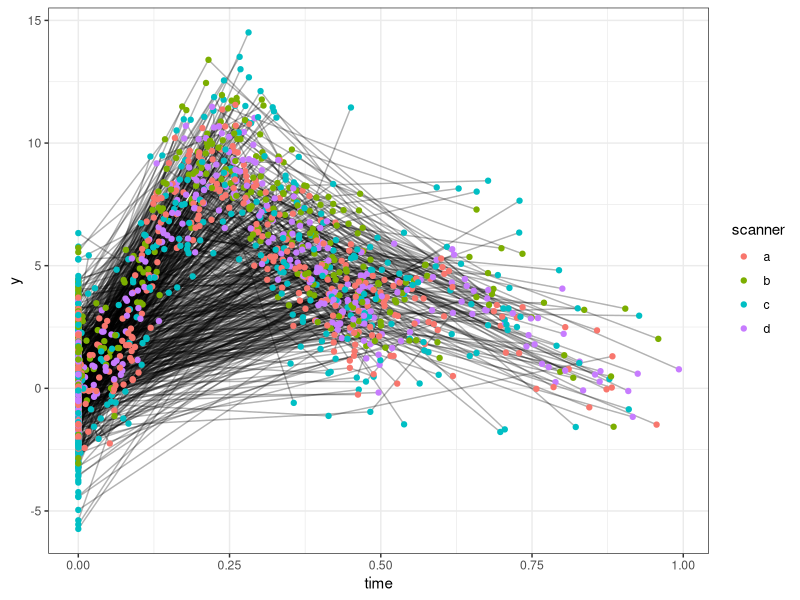
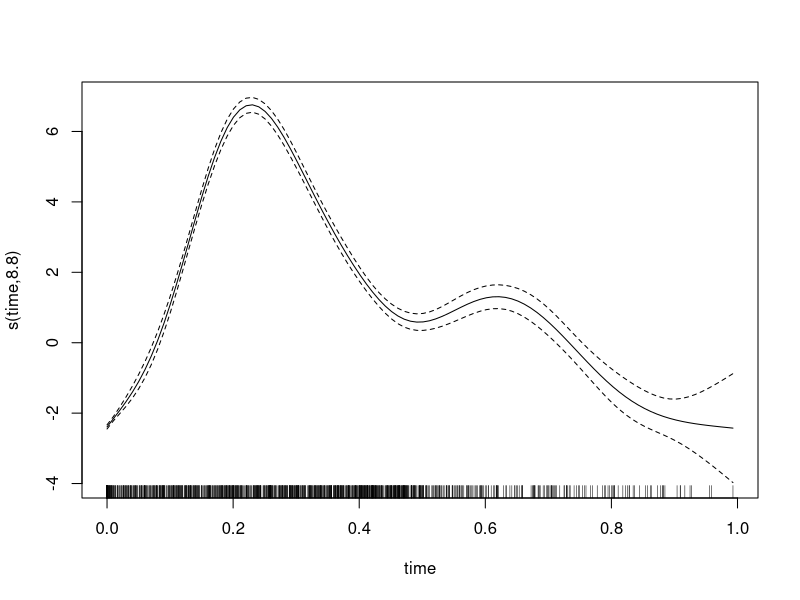
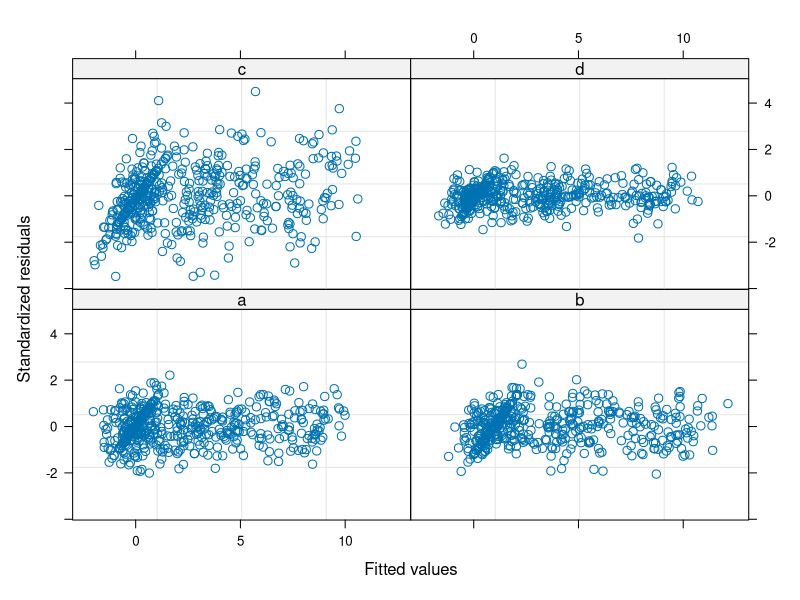
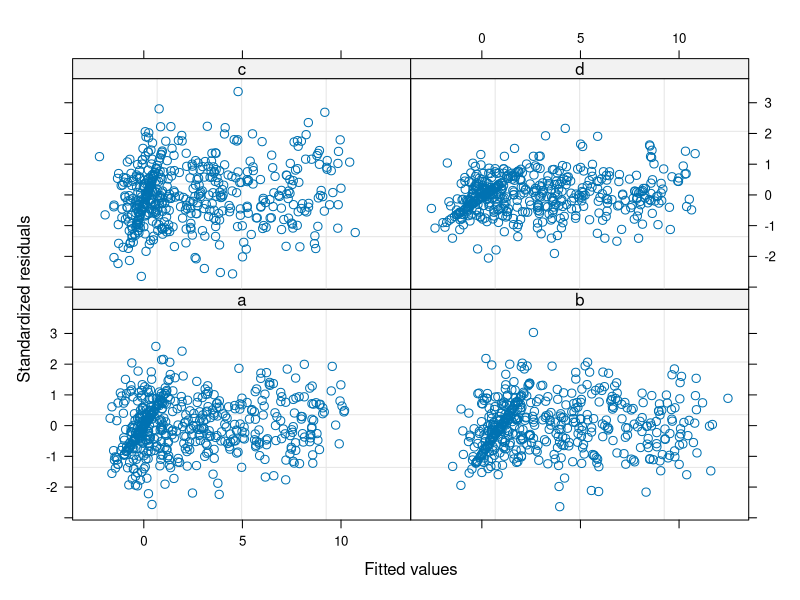

The R source for these figures, in order:
## ---- chunk 1
library(tidyverse)
theme_set(theme_bw())
library(mgcv)
## ---- chunk 2
scanners <- letters[1:4]
scanner_bias <- c(0, 1, .4, .2)
scanner_noise <- c(1, 1, 2, .5)
names(scanner_bias) <- names(scanner_noise) <- scanners
n <- 1000

set.seed(9988)
dat <- tibble(
  id = seq_len(n), 
  time = 0,
  random_intercept = rnorm(n)
  ) %>% 
  mutate(num_observations = sample(1:3, size = nrow(.), replace = TRUE)) %>% 
  uncount(num_observations) %>% 
  group_by(id) %>% 
  mutate(timepoint = row_number()) %>% 
  ungroup() %>% 
  mutate(
    time = if_else(timepoint == 1, time, runif(nrow(.), max = .5)),
    scanner = factor(sample(scanners, size = nrow(.), replace = TRUE))
    ) %>% 
  group_by(id) %>% 
  mutate(time = cumsum(time)) %>% 
  ungroup() %>% 
  mutate(
    noise = rnorm(nrow(.), sd = scanner_noise[scanner]),
    bias = scanner_bias[scanner],
    y = 0.2 * time^11 * (10 * (1 - time))^6 + 10 * 
      (10 * time)^3 * (1 - time)^10 + bias + noise + random_intercept
  ) %>% 
  select(-noise, -bias, -timepoint)

## ---- chunk 3
ggplot(dat, aes(x = time, y = y, group = id)) + 
  geom_line(alpha = .3) + 
  geom_point(aes(color = scanner))
## ---- chunk 4
mod1 <- gamm(y ~ s(time) + scanner, random = list(id =~ 1), 
             data = dat)
## ---- chunk 5
plot(mod1$gam)
## ---- chunk 6
summary(mod1$gam)
## ---- chunk 7
plot(mod1$lme, form = resid(., type = "pearson") ~ fitted(.) | scanner)
## ---- chunk 8
mod2 <- gamm(y ~ s(time) + scanner, random = list(id =~ 1), 
             weights = varIdent(form = ~ 1  | scanner), data = dat)
## ---- chunk 9
mod2$lme
## ---- chunk 10
plot(mod2$lme, form = resid(., type = "pearson") ~ fitted(.) | scanner)
## ---- chunk 11
anova(mod1$lme, mod2$lme)
